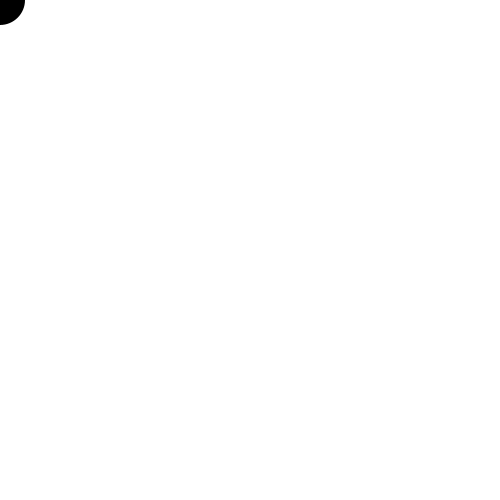
Frame 1 (no input)
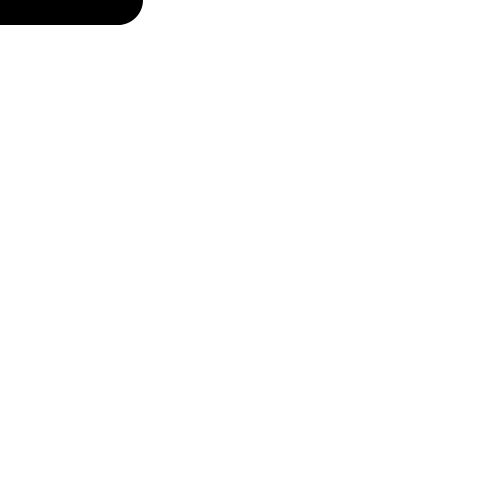
Frame 60 (the mouse pressed at the canvas centre just before this capture)
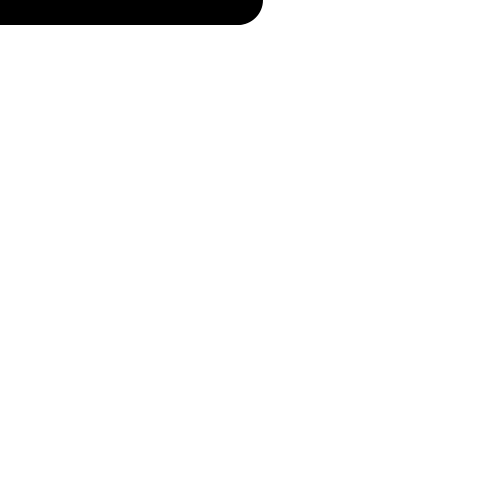
Frame 120 (the mouse held since frame 60 and released just before this capture)

The Processing sketch that drew these frames (run headless with seeded random() and noise(); from frame 60 on, the mouse is pressed at the canvas centre):

// Processing sketch: pena_pacmanPrototype
// ── pena_pacmanPrototype.pde
int x;
int y;
int d;
int yoMama;

void setup () {
  size(500, 500);
  background(255);
  x = 0;
  y = 0;
  d = 50;
  yoMama = 40;
}

void draw () {
  noStroke();
  fill(0);
  ellipse(x, y, d, d);
  if (yoMama == 40) {
    x+=d/25;
  }
  else if (yoMama == 41) {
    y+=d/25;
    noStroke();
    fill(255, 155, 61);
    ellipse(x, y, 50, 50);
  }

  else if (yoMama == 42) {
    x-=d/25;
    noStroke();
    fill(255, 95, 135);
    ellipse(x, y, 50, 50);
  }
  else if (yoMama == 43) {
    y-=d/25;
    noStroke();
    fill(95, 255, 184);
    ellipse(x, y, 50, 50);
  }
  else{
   yoMama = 0; 
  }
}
void keyPressed() {
  yoMama++;
  if (key == 'w') {
    yoMama=43;
  }
  else if (key == 'a') {
    yoMama=42;
  }
  else if (key == 's') {
    yoMama = 41;
  }
  else if (key == 'd') {
    yoMama = 40;
  }
  else{
    yoMama=0;
  }
}
